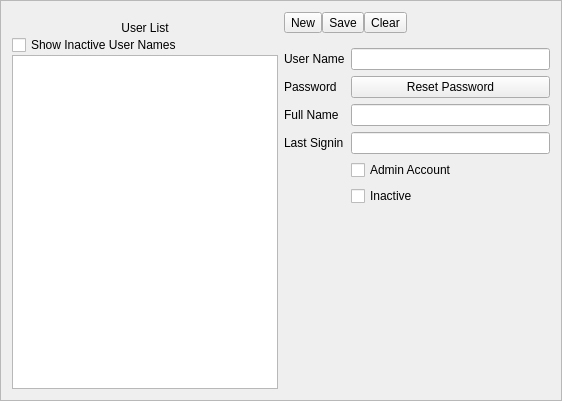
<?xml version="1.0" encoding="UTF-8"?>
<ui version="4.0">
 <class>ManageUsers</class>
 <widget class="QFrame" name="ManageUsers">
  <property name="windowModality">
   <enum>Qt::ApplicationModal</enum>
  </property>
  <property name="geometry">
   <rect>
    <x>0</x>
    <y>0</y>
    <width>562</width>
    <height>401</height>
   </rect>
  </property>
  <property name="windowTitle">
   <string>Manage Users</string>
  </property>
  <property name="styleSheet">
   <string notr="true">QLabel{ font: 10pt &quot;Microsoft Tai Le&quot;;}


</string>
  </property>
  <property name="frameShape">
   <enum>QFrame::StyledPanel</enum>
  </property>
  <property name="frameShadow">
   <enum>QFrame::Raised</enum>
  </property>
  <layout class="QGridLayout" name="gridLayout">
   <property name="verticalSpacing">
    <number>15</number>
   </property>
   <item row="0" column="0" rowspan="2">
    <layout class="QVBoxLayout" name="verticalLayout">
     <property name="topMargin">
      <number>9</number>
     </property>
     <item>
      <widget class="QLabel" name="label">
       <property name="text">
        <string>User List</string>
       </property>
       <property name="alignment">
        <set>Qt::AlignCenter</set>
       </property>
      </widget>
     </item>
     <item>
      <widget class="QCheckBox" name="showInactive">
       <property name="text">
        <string>Show Inactive User Names</string>
       </property>
      </widget>
     </item>
     <item>
      <widget class="QListWidget" name="userList"/>
     </item>
    </layout>
   </item>
   <item row="0" column="1">
    <layout class="QHBoxLayout" name="horizontalLayout">
     <item>
      <widget class="QToolButton" name="newUser">
       <property name="text">
        <string>New</string>
       </property>
       <property name="toolButtonStyle">
        <enum>Qt::ToolButtonTextBesideIcon</enum>
       </property>
      </widget>
     </item>
     <item>
      <widget class="QToolButton" name="save">
       <property name="text">
        <string>Save</string>
       </property>
       <property name="toolButtonStyle">
        <enum>Qt::ToolButtonTextBesideIcon</enum>
       </property>
      </widget>
     </item>
     <item>
      <widget class="QToolButton" name="clear">
       <property name="text">
        <string>Clear</string>
       </property>
       <property name="toolButtonStyle">
        <enum>Qt::ToolButtonTextBesideIcon</enum>
       </property>
      </widget>
     </item>
     <item>
      <spacer name="horizontalSpacer">
       <property name="orientation">
        <enum>Qt::Horizontal</enum>
       </property>
       <property name="sizeHint" stdset="0">
        <size>
         <width>40</width>
         <height>20</height>
        </size>
       </property>
      </spacer>
     </item>
    </layout>
   </item>
   <item row="1" column="1">
    <layout class="QFormLayout" name="formLayout">
     <property name="horizontalSpacing">
      <number>6</number>
     </property>
     <property name="verticalSpacing">
      <number>6</number>
     </property>
     <item row="0" column="0">
      <widget class="QLabel" name="label_2">
       <property name="text">
        <string>User Name</string>
       </property>
      </widget>
     </item>
     <item row="0" column="1">
      <widget class="QLineEdit" name="username"/>
     </item>
     <item row="1" column="0">
      <widget class="QLabel" name="label_3">
       <property name="text">
        <string>Password</string>
       </property>
      </widget>
     </item>
     <item row="2" column="0">
      <widget class="QLabel" name="label_4">
       <property name="text">
        <string>Full Name</string>
       </property>
      </widget>
     </item>
     <item row="2" column="1">
      <widget class="QLineEdit" name="fullName"/>
     </item>
     <item row="3" column="0">
      <widget class="QLabel" name="label_5">
       <property name="text">
        <string>Last Signin</string>
       </property>
      </widget>
     </item>
     <item row="3" column="1">
      <widget class="QLineEdit" name="lastSignin">
       <property name="readOnly">
        <bool>true</bool>
       </property>
      </widget>
     </item>
     <item row="4" column="0">
      <widget class="QLabel" name="label_6">
       <property name="text">
        <string/>
       </property>
      </widget>
     </item>
     <item row="4" column="1">
      <widget class="QCheckBox" name="admin">
       <property name="text">
        <string>Admin Account</string>
       </property>
      </widget>
     </item>
     <item row="5" column="1">
      <widget class="QCheckBox" name="inactive">
       <property name="text">
        <string>Inactive</string>
       </property>
      </widget>
     </item>
     <item row="1" column="1">
      <widget class="QPushButton" name="password">
       <property name="text">
        <string>Reset Password</string>
       </property>
      </widget>
     </item>
    </layout>
   </item>
  </layout>
 </widget>
 <resources/>
 <connections/>
</ui>
